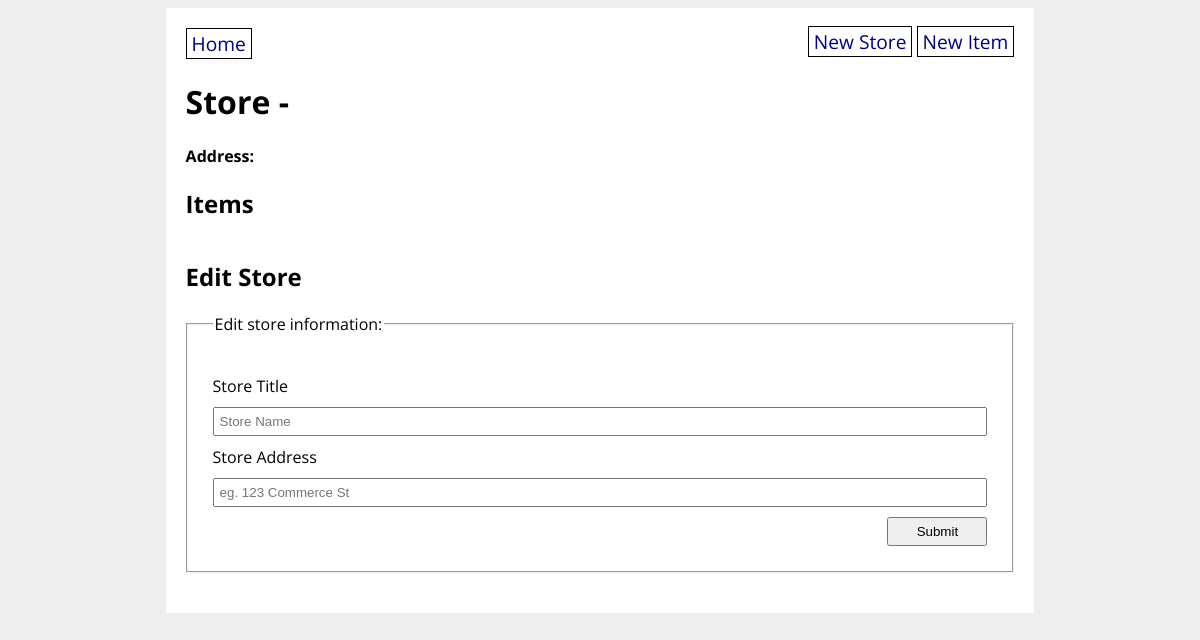
The page /store/3 on the database as committed earlier.
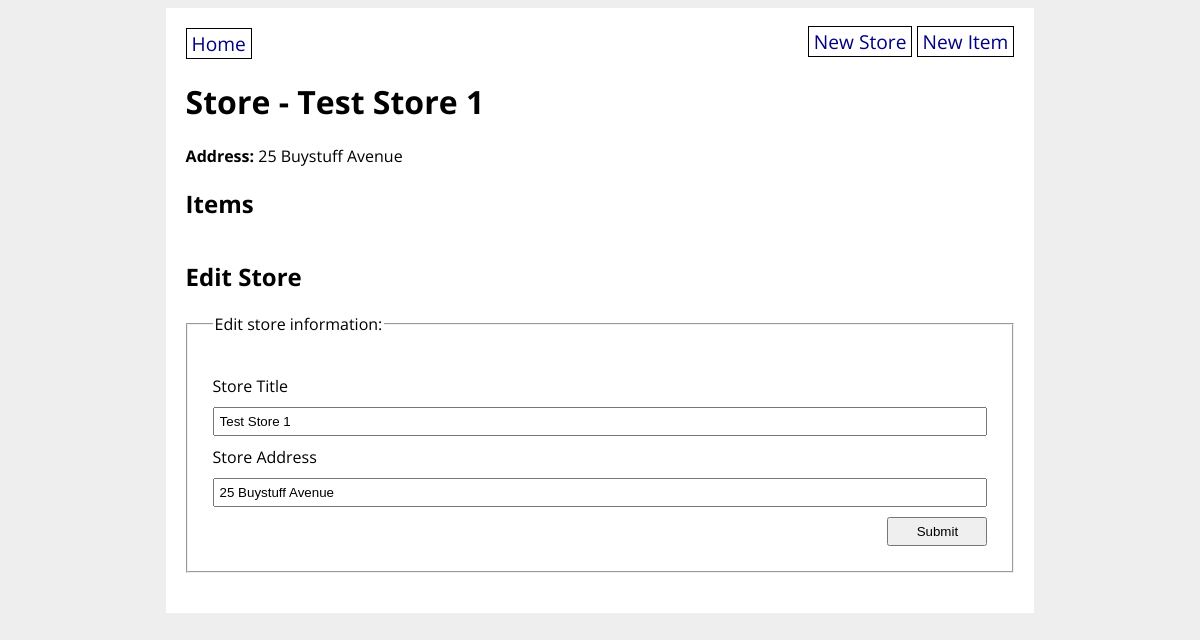
The same page on the database as committed later.
### grocery_app/models.py (models this page shows)
class GroceryStore(db.Model):
    id = db.Column(db.Integer, primary_key=True)
    title = db.Column(db.String(80), nullable=False)
    address = db.Column(db.String(200), nullable=False)
    items = db.relationship('GroceryItem', back_populates='store')

### grocery_app/routes.py (the view)
@main.route('/store/<store_id>', methods=['GET', 'POST'])
def store_detail(store_id):
    store = GroceryStore.query.get(store_id)
    form = GroceryStoreForm(obj=store)
    if form.validate_on_submit():
        store.title = form.title.data
        store.address = form.address.data
        db.session.commit()
        flash ('Store successfully updated.')
        return redirect(url_for('main.store_detail', store_id=store.id))
    store = GroceryStore.query.get(store_id)
    return render_template('store_detail.html', store=store, form=form)

### grocery_app/forms.py
class GroceryStoreForm(FlaskForm):
    title = StringField('Store Title', validators = [DataRequired()])
    address = StringField('Store Address', validators = [DataRequired()])
    submit = SubmitField('Submit')

### grocery_app/templates/store_detail.html (shortened to what this page needs)
{% extends 'base.html' %}
{% block content %}
<h1>Store - {{ store.title }}</h1>
<strong>Address:</strong> {{ store.address }}
<h2>Items</h2>
<h2>Edit Store</h2>
<form method="POST" action="{{ url_for('main.store_detail', store_id=store.id) }}">
    <fieldset>
        <legend>Edit store information:</legend>
    {% include "store_form.html" %}
    </fieldset>
</form>
{% endblock %}

### grocery_app/templates/store_form.html (shortened to what this page needs)
    {{ form.title.label }}
    {{ form.title(placeholder="Store Name") }}
    {{ form.address.label }}
    {{ form.address(placeholder="eg. 123 Commerce St") }}
   {{ form.submit }}

Rows that differ between the two databases and show on the page:
added GroceryStore: title "Test Store 1", address "25 Buystuff Avenue"
